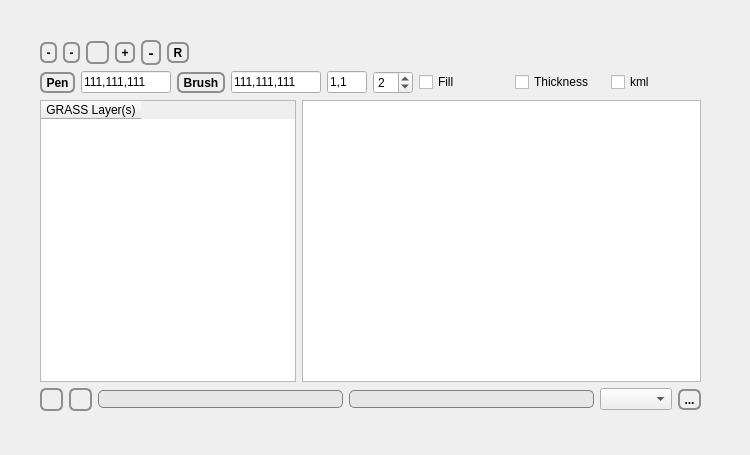
<?xml version="1.0" encoding="UTF-8"?>
<ui version="4.0">
 <class>QueryWindow</class>
 <widget class="QWidget" name="QueryWindow">
  <property name="geometry">
   <rect>
    <x>0</x>
    <y>0</y>
    <width>750</width>
    <height>455</height>
   </rect>
  </property>
  <property name="windowTitle">
   <string>Query</string>
  </property>
  <widget class="QWidget" name="verticalLayoutWidget_2">
   <property name="geometry">
    <rect>
     <x>10</x>
     <y>10</y>
     <width>721</width>
     <height>431</height>
    </rect>
   </property>
   <layout class="QVBoxLayout" name="verticalLayout_2">
    <item>
     <layout class="QVBoxLayout" name="verticalLayout">
      <property name="margin">
       <number>30</number>
      </property>
      <item>
       <layout class="QHBoxLayout" name="horizontalLayout_18">
        <item>
         <widget class="QToolButton" name="btnAddRast">
          <property name="font">
           <font>
            <weight>75</weight>
            <bold>true</bold>
           </font>
          </property>
          <property name="toolTip">
           <string>Add raster layer</string>
          </property>
          <property name="styleSheet">
           <string notr="true">QToolButton { /* all types of tool button */
     border: 2px solid #8f8f91;
     border-radius: 6px;
     font: bold; 
     background-color: qlineargradient(x1: 0, y1: 0, x2: 0, y2: 1,
                                       stop: 0 #f6f7fa, stop: 1 #dadbde);
 }

 QToolButton[popupMode=&quot;1&quot;] { /* only for MenuButtonPopup */
     padding-right: 20px; /* make way for the popup button */
 }

 QToolButton:pressed {
     background-color: qlineargradient(x1: 0, y1: 0, x2: 0, y2: 1,
                                       stop: 0 #dadbde, stop: 1 #f6f7fa);
 }

 QToolButton:checked {
     background-color: qlineargradient(x1: 0, y1: 0, x2: 0, y2: 1,
                                       stop: 0 white, stop: 1 rgb(108, 183, 255) );
 }

 /* the subcontrols below are used only in the MenuButtonPopup mode */
 QToolButton::menu-button {
     border: 2px solid gray;
     border-top-right-radius: 6px;
     border-bottom-right-radius: 6px;
     /* 16px width + 4px for border = 20px allocated above */
     width: 16px;
 }

 QToolButton::menu-arrow {
     image: url(downarrow.png);
 }

 QToolButton::menu-arrow:open {
     top: 1px; left: 1px; /* shift it a bit */
 }</string>
          </property>
          <property name="text">
           <string>-</string>
          </property>
          <property name="icon">
           <iconset resource="../gui/resources.qrc">
            <normaloff>:/icons/icons/element-cell.gif</normaloff>:/icons/icons/element-cell.gif</iconset>
          </property>
         </widget>
        </item>
        <item>
         <widget class="QToolButton" name="btnDelRast">
          <property name="font">
           <font>
            <weight>75</weight>
            <bold>true</bold>
           </font>
          </property>
          <property name="toolTip">
           <string>Remove Raster Layer</string>
          </property>
          <property name="styleSheet">
           <string notr="true">QToolButton { /* all types of tool button */
     border: 2px solid #8f8f91;
     border-radius: 6px;
     font: bold; 
     background-color: qlineargradient(x1: 0, y1: 0, x2: 0, y2: 1,
                                       stop: 0 #f6f7fa, stop: 1 #dadbde);
 }

 QToolButton[popupMode=&quot;1&quot;] { /* only for MenuButtonPopup */
     padding-right: 20px; /* make way for the popup button */
 }

 QToolButton:pressed {
     background-color: qlineargradient(x1: 0, y1: 0, x2: 0, y2: 1,
                                       stop: 0 #dadbde, stop: 1 #f6f7fa);
 }

 QToolButton:checked {
     background-color: qlineargradient(x1: 0, y1: 0, x2: 0, y2: 1,
                                       stop: 0 white, stop: 1 rgb(108, 183, 255) );
 }

 /* the subcontrols below are used only in the MenuButtonPopup mode */
 QToolButton::menu-button {
     border: 2px solid gray;
     border-top-right-radius: 6px;
     border-bottom-right-radius: 6px;
     /* 16px width + 4px for border = 20px allocated above */
     width: 16px;
 }

 QToolButton::menu-arrow {
     image: url(downarrow.png);
 }

 QToolButton::menu-arrow:open {
     top: 1px; left: 1px; /* shift it a bit */
 }</string>
          </property>
          <property name="text">
           <string>-</string>
          </property>
          <property name="icon">
           <iconset resource="../gui/resources.qrc">
            <normaloff>:/icons/icons/element-cell-delete.gif</normaloff>:/icons/icons/element-cell-delete.gif</iconset>
          </property>
         </widget>
        </item>
        <item>
         <widget class="QToolButton" name="refreshlayerlist">
          <property name="styleSheet">
           <string notr="true">QToolButton { /* all types of tool button */
     border: 2px solid #8f8f91;
     border-radius: 6px;
     font: bold; 
     background-color: qlineargradient(x1: 0, y1: 0, x2: 0, y2: 1,
                                       stop: 0 #f6f7fa, stop: 1 #dadbde);
 }

 QToolButton[popupMode=&quot;1&quot;] { /* only for MenuButtonPopup */
     padding-right: 20px; /* make way for the popup button */
 }

 QToolButton:pressed {
     background-color: qlineargradient(x1: 0, y1: 0, x2: 0, y2: 1,
                                       stop: 0 #dadbde, stop: 1 #f6f7fa);
 }

 QToolButton:checked {
     background-color: qlineargradient(x1: 0, y1: 0, x2: 0, y2: 1,
                                       stop: 0 white, stop: 1 rgb(108, 183, 255) );
 }

 /* the subcontrols below are used only in the MenuButtonPopup mode */
 QToolButton::menu-button {
     border: 2px solid gray;
     border-top-right-radius: 6px;
     border-bottom-right-radius: 6px;
     /* 16px width + 4px for border = 20px allocated above */
     width: 16px;
 }

 QToolButton::menu-arrow {
     image: url(downarrow.png);
 }

 QToolButton::menu-arrow:open {
     top: 1px; left: 1px; /* shift it a bit */
 }</string>
          </property>
          <property name="text">
           <string/>
          </property>
          <property name="icon">
           <iconset resource="../gui/resources.qrc">
            <normaloff>:/icons/icons/mActionDraw.png</normaloff>:/icons/icons/mActionDraw.png</iconset>
          </property>
         </widget>
        </item>
        <item>
         <widget class="QToolButton" name="btnAddVect">
          <property name="font">
           <font>
            <weight>75</weight>
            <bold>true</bold>
           </font>
          </property>
          <property name="toolTip">
           <string>Add Vector Layer</string>
          </property>
          <property name="styleSheet">
           <string notr="true">QToolButton { /* all types of tool button */
     border: 2px solid #8f8f91;
     border-radius: 6px;
     font: bold; 
     background-color: qlineargradient(x1: 0, y1: 0, x2: 0, y2: 1,
                                       stop: 0 #f6f7fa, stop: 1 #dadbde);
 }

 QToolButton[popupMode=&quot;1&quot;] { /* only for MenuButtonPopup */
     padding-right: 20px; /* make way for the popup button */
 }

 QToolButton:pressed {
     background-color: qlineargradient(x1: 0, y1: 0, x2: 0, y2: 1,
                                       stop: 0 #dadbde, stop: 1 #f6f7fa);
 }

 QToolButton:checked {
     background-color: qlineargradient(x1: 0, y1: 0, x2: 0, y2: 1,
                                       stop: 0 white, stop: 1 rgb(108, 183, 255) );
 }

 /* the subcontrols below are used only in the MenuButtonPopup mode */
 QToolButton::menu-button {
     border: 2px solid gray;
     border-top-right-radius: 6px;
     border-bottom-right-radius: 6px;
     /* 16px width + 4px for border = 20px allocated above */
     width: 16px;
 }

 QToolButton::menu-arrow {
     image: url(downarrow.png);
 }

 QToolButton::menu-arrow:open {
     top: 1px; left: 1px; /* shift it a bit */
 }</string>
          </property>
          <property name="text">
           <string>+</string>
          </property>
          <property name="icon">
           <iconset resource="../gui/resources.qrc">
            <normaloff>:/icons/icons/element-vector.gif</normaloff>:/icons/icons/element-vector.gif</iconset>
          </property>
         </widget>
        </item>
        <item>
         <widget class="QToolButton" name="btnDelVect">
          <property name="font">
           <font>
            <pointsize>11</pointsize>
            <weight>75</weight>
            <bold>true</bold>
           </font>
          </property>
          <property name="toolTip">
           <string>Remove Vector Layer</string>
          </property>
          <property name="styleSheet">
           <string notr="true">QToolButton { /* all types of tool button */
     border: 2px solid #8f8f91;
     border-radius: 6px;
     font: bold; 
     background-color: qlineargradient(x1: 0, y1: 0, x2: 0, y2: 1,
                                       stop: 0 #f6f7fa, stop: 1 #dadbde);
 }

 QToolButton[popupMode=&quot;1&quot;] { /* only for MenuButtonPopup */
     padding-right: 20px; /* make way for the popup button */
 }

 QToolButton:pressed {
     background-color: qlineargradient(x1: 0, y1: 0, x2: 0, y2: 1,
                                       stop: 0 #dadbde, stop: 1 #f6f7fa);
 }

 QToolButton:checked {
     background-color: qlineargradient(x1: 0, y1: 0, x2: 0, y2: 1,
                                       stop: 0 white, stop: 1 rgb(108, 183, 255) );
 }

 /* the subcontrols below are used only in the MenuButtonPopup mode */
 QToolButton::menu-button {
     border: 2px solid gray;
     border-top-right-radius: 6px;
     border-bottom-right-radius: 6px;
     /* 16px width + 4px for border = 20px allocated above */
     width: 16px;
 }

 QToolButton::menu-arrow {
     image: url(downarrow.png);
 }

 QToolButton::menu-arrow:open {
     top: 1px; left: 1px; /* shift it a bit */
 }</string>
          </property>
          <property name="text">
           <string>-</string>
          </property>
          <property name="icon">
           <iconset resource="../gui/resources.qrc">
            <normaloff>:/icons/icons/element-vector-remove.gif</normaloff>:/icons/icons/element-vector-remove.gif</iconset>
          </property>
         </widget>
        </item>
        <item>
         <widget class="QToolButton" name="renderoptions">
          <property name="minimumSize">
           <size>
            <width>20</width>
            <height>0</height>
           </size>
          </property>
          <property name="maximumSize">
           <size>
            <width>30</width>
            <height>16777215</height>
           </size>
          </property>
          <property name="styleSheet">
           <string notr="true">QToolButton { /* all types of tool button */
     border: 2px solid #8f8f91;
     border-radius: 6px;
     font: bold; 
     background-color: qlineargradient(x1: 0, y1: 0, x2: 0, y2: 1,
                                       stop: 0 #f6f7fa, stop: 1 #dadbde);
 }

 QToolButton[popupMode=&quot;1&quot;] { /* only for MenuButtonPopup */
     padding-right: 20px; /* make way for the popup button */
 }

 QToolButton:pressed {
     background-color: qlineargradient(x1: 0, y1: 0, x2: 0, y2: 1,
                                       stop: 0 #dadbde, stop: 1 #f6f7fa);
 }

 QToolButton:checked {
     background-color: qlineargradient(x1: 0, y1: 0, x2: 0, y2: 1,
                                       stop: 0 white, stop: 1 rgb(108, 183, 255) );
 }

 /* the subcontrols below are used only in the MenuButtonPopup mode */
 QToolButton::menu-button {
     border: 2px solid gray;
     border-top-right-radius: 6px;
     border-bottom-right-radius: 6px;
     /* 16px width + 4px for border = 20px allocated above */
     width: 16px;
 }

 QToolButton::menu-arrow {
     image: url(downarrow.png);
 }

 QToolButton::menu-arrow:open {
     top: 1px; left: 1px; /* shift it a bit */
 }</string>
          </property>
          <property name="text">
           <string>R</string>
          </property>
          <property name="icon">
           <iconset resource="../gui/resources.qrc">
            <normaloff>:/icons/icons/gimp_0.png</normaloff>:/icons/icons/gimp_0.png</iconset>
          </property>
          <property name="checkable">
           <bool>true</bool>
          </property>
         </widget>
        </item>
        <item>
         <spacer name="horizontalSpacer_10">
          <property name="orientation">
           <enum>Qt::Horizontal</enum>
          </property>
          <property name="sizeHint" stdset="0">
           <size>
            <width>40</width>
            <height>20</height>
           </size>
          </property>
         </spacer>
        </item>
       </layout>
      </item>
      <item>
       <layout class="QHBoxLayout" name="horizontalLayout_8">
        <item>
         <widget class="QToolButton" name="setPenColor">
          <property name="styleSheet">
           <string notr="true">QToolButton { /* all types of tool button */
     border: 2px solid #8f8f91;
     border-radius: 6px;
     font: bold; 
     background-color: qlineargradient(x1: 0, y1: 0, x2: 0, y2: 1,
                                       stop: 0 #f6f7fa, stop: 1 #dadbde);
 }

 QToolButton[popupMode=&quot;1&quot;] { /* only for MenuButtonPopup */
     padding-right: 20px; /* make way for the popup button */
 }

 QToolButton:pressed {
     background-color: qlineargradient(x1: 0, y1: 0, x2: 0, y2: 1,
                                       stop: 0 #dadbde, stop: 1 #f6f7fa);
 }

 QToolButton:checked {
     background-color: qlineargradient(x1: 0, y1: 0, x2: 0, y2: 1,
                                       stop: 0 white, stop: 1 rgb(108, 183, 255) );
 }

 /* the subcontrols below are used only in the MenuButtonPopup mode */
 QToolButton::menu-button {
     border: 2px solid gray;
     border-top-right-radius: 6px;
     border-bottom-right-radius: 6px;
     /* 16px width + 4px for border = 20px allocated above */
     width: 16px;
 }

 QToolButton::menu-arrow {
     image: url(downarrow.png);
 }

 QToolButton::menu-arrow:open {
     top: 1px; left: 1px; /* shift it a bit */
 }</string>
          </property>
          <property name="text">
           <string>Pen</string>
          </property>
         </widget>
        </item>
        <item>
         <widget class="QLineEdit" name="PenColor">
          <property name="maximumSize">
           <size>
            <width>90</width>
            <height>16777215</height>
           </size>
          </property>
          <property name="text">
           <string>111,111,111</string>
          </property>
         </widget>
        </item>
        <item>
         <widget class="QToolButton" name="setBrushColor">
          <property name="styleSheet">
           <string notr="true">QToolButton { /* all types of tool button */
     border: 2px solid #8f8f91;
     border-radius: 6px;
     font: bold; 
     background-color: qlineargradient(x1: 0, y1: 0, x2: 0, y2: 1,
                                       stop: 0 #f6f7fa, stop: 1 #dadbde);
 }

 QToolButton[popupMode=&quot;1&quot;] { /* only for MenuButtonPopup */
     padding-right: 20px; /* make way for the popup button */
 }

 QToolButton:pressed {
     background-color: qlineargradient(x1: 0, y1: 0, x2: 0, y2: 1,
                                       stop: 0 #dadbde, stop: 1 #f6f7fa);
 }

 QToolButton:checked {
     background-color: qlineargradient(x1: 0, y1: 0, x2: 0, y2: 1,
                                       stop: 0 white, stop: 1 rgb(108, 183, 255) );
 }

 /* the subcontrols below are used only in the MenuButtonPopup mode */
 QToolButton::menu-button {
     border: 2px solid gray;
     border-top-right-radius: 6px;
     border-bottom-right-radius: 6px;
     /* 16px width + 4px for border = 20px allocated above */
     width: 16px;
 }

 QToolButton::menu-arrow {
     image: url(downarrow.png);
 }

 QToolButton::menu-arrow:open {
     top: 1px; left: 1px; /* shift it a bit */
 }</string>
          </property>
          <property name="text">
           <string>Brush</string>
          </property>
         </widget>
        </item>
        <item>
         <widget class="QLineEdit" name="BrushColor">
          <property name="maximumSize">
           <size>
            <width>90</width>
            <height>16777215</height>
           </size>
          </property>
          <property name="text">
           <string>111,111,111</string>
          </property>
         </widget>
        </item>
        <item>
         <widget class="QLineEdit" name="PointSize">
          <property name="minimumSize">
           <size>
            <width>30</width>
            <height>0</height>
           </size>
          </property>
          <property name="maximumSize">
           <size>
            <width>40</width>
            <height>16777215</height>
           </size>
          </property>
          <property name="text">
           <string>1,1</string>
          </property>
         </widget>
        </item>
        <item>
         <widget class="QSpinBox" name="LineWidth">
          <property name="maximumSize">
           <size>
            <width>40</width>
            <height>16777215</height>
           </size>
          </property>
          <property name="value">
           <number>2</number>
          </property>
         </widget>
        </item>
        <item>
         <widget class="QCheckBox" name="Fill">
          <property name="text">
           <string>Fill</string>
          </property>
         </widget>
        </item>
        <item>
         <widget class="QCheckBox" name="Thickness">
          <property name="text">
           <string>Thickness</string>
          </property>
         </widget>
        </item>
        <item>
         <widget class="QCheckBox" name="checkBox">
          <property name="text">
           <string>kml</string>
          </property>
         </widget>
        </item>
       </layout>
      </item>
      <item>
       <layout class="QHBoxLayout" name="horizontalLayout_5">
        <item>
         <widget class="QTableWidget" name="layerTable">
          <property name="sizePolicy">
           <sizepolicy hsizetype="Expanding" vsizetype="Expanding">
            <horstretch>0</horstretch>
            <verstretch>0</verstretch>
           </sizepolicy>
          </property>
          <column>
           <property name="text">
            <string>GRASS Layer(s)</string>
           </property>
          </column>
         </widget>
        </item>
        <item>
         <widget class="QTextEdit" name="textEdit">
          <property name="sizePolicy">
           <sizepolicy hsizetype="Preferred" vsizetype="Preferred">
            <horstretch>1</horstretch>
            <verstretch>0</verstretch>
           </sizepolicy>
          </property>
         </widget>
        </item>
       </layout>
      </item>
      <item>
       <layout class="QHBoxLayout" name="horizontalLayout">
        <item>
         <widget class="QToolButton" name="getlisttoquery">
          <property name="minimumSize">
           <size>
            <width>0</width>
            <height>20</height>
           </size>
          </property>
          <property name="maximumSize">
           <size>
            <width>23</width>
            <height>23</height>
           </size>
          </property>
          <property name="styleSheet">
           <string notr="true">QToolButton { /* all types of tool button */
     border: 2px solid #8f8f91;
     border-radius: 6px;
     font: bold; 
     background-color: qlineargradient(x1: 0, y1: 0, x2: 0, y2: 1,
                                       stop: 0 #f6f7fa, stop: 1 #dadbde);
 }

 QToolButton[popupMode=&quot;1&quot;] { /* only for MenuButtonPopup */
     padding-right: 20px; /* make way for the popup button */
 }

 QToolButton:pressed {
     background-color: qlineargradient(x1: 0, y1: 0, x2: 0, y2: 1,
                                       stop: 0 #dadbde, stop: 1 #f6f7fa);
 }

 QToolButton:checked {
     background-color: qlineargradient(x1: 0, y1: 0, x2: 0, y2: 1,
                                       stop: 0 white, stop: 1 rgb(108, 183, 255) );
 }

 /* the subcontrols below are used only in the MenuButtonPopup mode */
 QToolButton::menu-button {
     border: 2px solid gray;
     border-top-right-radius: 6px;
     border-bottom-right-radius: 6px;
     /* 16px width + 4px for border = 20px allocated above */
     width: 16px;
 }

 QToolButton::menu-arrow {
     image: url(downarrow.png);
 }

 QToolButton::menu-arrow:open {
     top: 1px; left: 1px; /* shift it a bit */
 }</string>
          </property>
          <property name="text">
           <string/>
          </property>
          <property name="icon">
           <iconset>
            <normaloff>:/icons/gui-help.gif</normaloff>:/icons/gui-help.gif</iconset>
          </property>
         </widget>
        </item>
        <item>
         <widget class="QToolButton" name="update">
          <property name="styleSheet">
           <string notr="true">QToolButton { /* all types of tool button */
     border: 2px solid #8f8f91;
     border-radius: 6px;
     font: bold; 
     background-color: qlineargradient(x1: 0, y1: 0, x2: 0, y2: 1,
                                       stop: 0 #f6f7fa, stop: 1 #dadbde);
 }

 QToolButton[popupMode=&quot;1&quot;] { /* only for MenuButtonPopup */
     padding-right: 20px; /* make way for the popup button */
 }

 QToolButton:pressed {
     background-color: qlineargradient(x1: 0, y1: 0, x2: 0, y2: 1,
                                       stop: 0 #dadbde, stop: 1 #f6f7fa);
 }

 QToolButton:checked {
     background-color: qlineargradient(x1: 0, y1: 0, x2: 0, y2: 1,
                                       stop: 0 white, stop: 1 rgb(108, 183, 255) );
 }

 /* the subcontrols below are used only in the MenuButtonPopup mode */
 QToolButton::menu-button {
     border: 2px solid gray;
     border-top-right-radius: 6px;
     border-bottom-right-radius: 6px;
     /* 16px width + 4px for border = 20px allocated above */
     width: 16px;
 }

 QToolButton::menu-arrow {
     image: url(downarrow.png);
 }

 QToolButton::menu-arrow:open {
     top: 1px; left: 1px; /* shift it a bit */
 }</string>
          </property>
          <property name="icon">
           <iconset>
            <normaloff>:/icons/grass_icon.png</normaloff>:/icons/grass_icon.png</iconset>
          </property>
         </widget>
        </item>
        <item>
         <widget class="QLineEdit" name="longitude">
          <property name="styleSheet">
           <string notr="true">QLineEdit {
     border: 1px solid gray;
     border-radius: 5px;
     padding: 0 8px;
     background: rgb(231, 231, 231);
 }</string>
          </property>
         </widget>
        </item>
        <item>
         <widget class="QLineEdit" name="latitude">
          <property name="styleSheet">
           <string notr="true">QLineEdit {
     border: 1px solid gray;
     border-radius: 5px;
     padding: 0 8px;
     background: rgb(231, 231, 231);
 }</string>
          </property>
         </widget>
        </item>
        <item>
         <widget class="QComboBox" name="gcmd"/>
        </item>
        <item>
         <widget class="QToolButton" name="gcmdexec">
          <property name="styleSheet">
           <string notr="true">QToolButton { /* all types of tool button */
     border: 2px solid #8f8f91;
     border-radius: 6px;
     font: bold; 
     background-color: qlineargradient(x1: 0, y1: 0, x2: 0, y2: 1,
                                       stop: 0 #f6f7fa, stop: 1 #dadbde);
 }

 QToolButton[popupMode=&quot;1&quot;] { /* only for MenuButtonPopup */
     padding-right: 20px; /* make way for the popup button */
 }

 QToolButton:pressed {
     background-color: qlineargradient(x1: 0, y1: 0, x2: 0, y2: 1,
                                       stop: 0 #dadbde, stop: 1 #f6f7fa);
 }

 QToolButton:checked {
     background-color: qlineargradient(x1: 0, y1: 0, x2: 0, y2: 1,
                                       stop: 0 white, stop: 1 rgb(108, 183, 255) );
 }

 /* the subcontrols below are used only in the MenuButtonPopup mode */
 QToolButton::menu-button {
     border: 2px solid gray;
     border-top-right-radius: 6px;
     border-bottom-right-radius: 6px;
     /* 16px width + 4px for border = 20px allocated above */
     width: 16px;
 }

 QToolButton::menu-arrow {
     image: url(downarrow.png);
 }

 QToolButton::menu-arrow:open {
     top: 1px; left: 1px; /* shift it a bit */
 }</string>
          </property>
          <property name="text">
           <string>...</string>
          </property>
          <property name="icon">
           <iconset>
            <normaloff>:/icons/grass_icon.png</normaloff>:/icons/grass_icon.png</iconset>
          </property>
          <property name="checkable">
           <bool>true</bool>
          </property>
         </widget>
        </item>
       </layout>
      </item>
     </layout>
    </item>
   </layout>
  </widget>
 </widget>
 <resources>
  <include location="../gui/resources.qrc"/>
 </resources>
 <connections/>
</ui>
